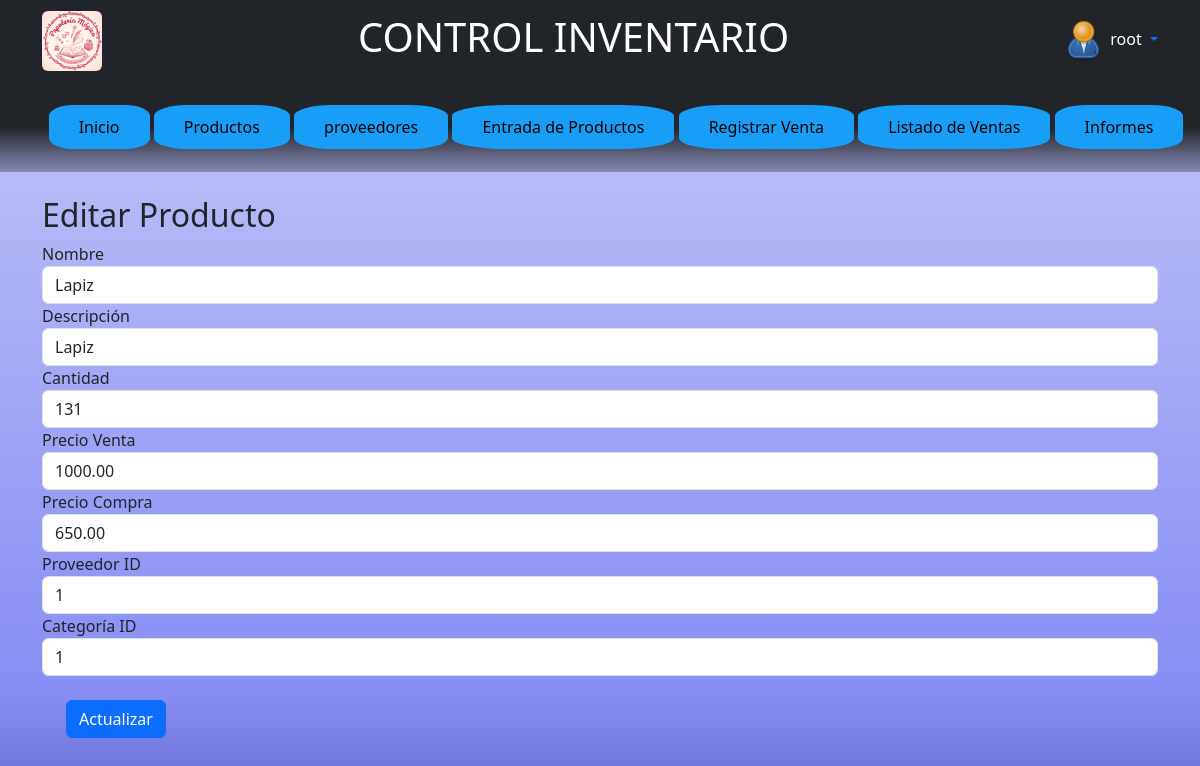
Page /proyectoInventario/edit_producto.php?id=1 (signed in) on the earlier database version.
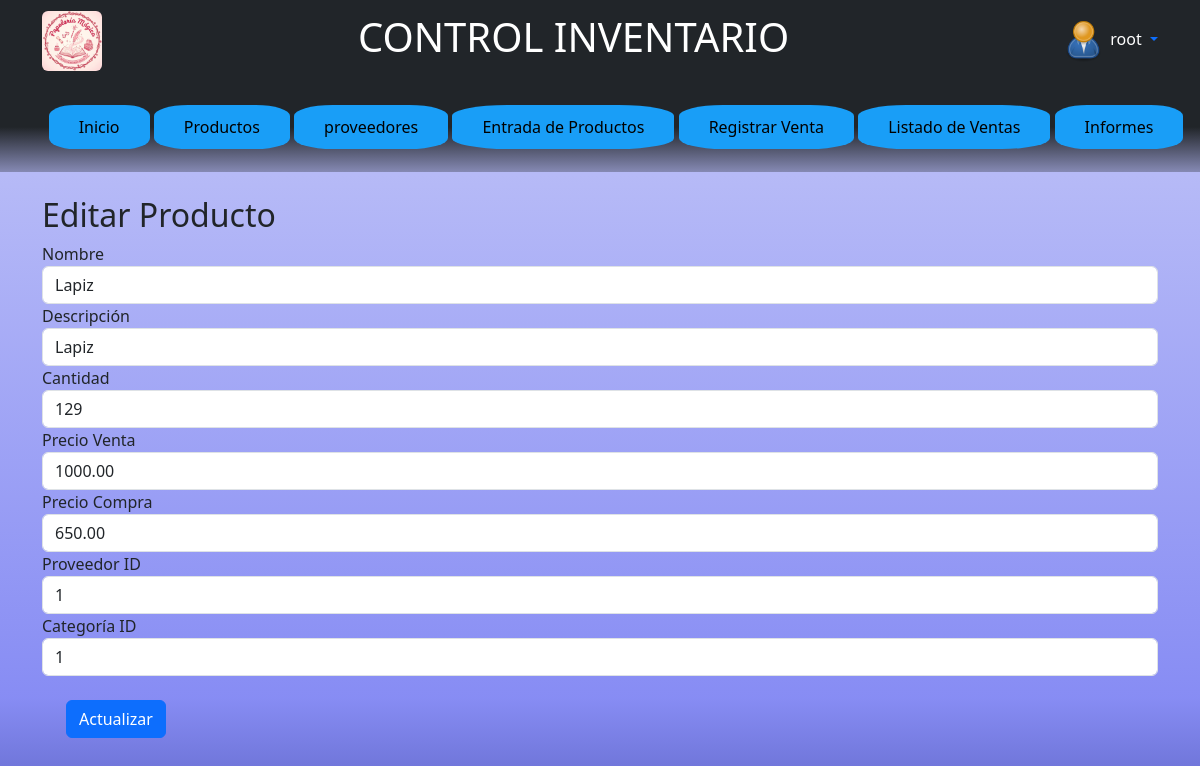
Same page on the later database version.
### tables this page shows
CREATE TABLE `productos` (
  `idProducto` int NOT NULL AUTO_INCREMENT,
  `nombreProducto` varchar(45) NOT NULL,
  `descripcionProducto` varchar(120) NOT NULL,
  `cantidad` int NOT NULL DEFAULT '0',
  `precioVenta` decimal(10,2) NOT NULL DEFAULT '0.00',
  `precioCompra` decimal(10,2) NOT NULL DEFAULT '0.00',
  `proveedorId` int NOT NULL,
  `CategoriaId` int NOT NULL,
  PRIMARY KEY (`idProducto`),
  KEY `proveedorId_idx` (`proveedorId`),
  KEY `categoriaId_idx` (`CategoriaId`),
  CONSTRAINT `categoriaId` FOREIGN KEY (`CategoriaId`) REFERENCES `categorias` (`idCategoria`) ON UPDATE CASCADE,
  CONSTRAINT `proveedor_Id` FOREIGN KEY (`proveedorId`) REFERENCES `proveedores` (`idProveedor`)
);

### proyectoInventario/edit_producto.php (the view, shortened to what this page needs)
<?php
include("db.php");
if (isset($_GET['id'])) {
    $id = $_GET['id'];
    $sql = "SELECT * FROM Productos WHERE idProducto = $id";
    $result = $conn->query($sql);
    $row = $result->fetch_assoc();
}
include("includes/header.php") ?>
<div class="container mt-4">
    <h2>Editar Producto</h2>
    <form action="edit_producto.php?id=<?php echo $id; ?>" method="POST">
        <div class="form-group">
            <label for="nombreProducto">Nombre</label>
            <input type="text" class="form-control" id="nombreProducto" name="nombreProducto" value="<?php echo $row['nombreProducto']; ?>" required>
        </div>
        <div class="form-group">
            <label for="descripcionProducto">Descripción</label>
            <input type="text" class="form-control" id="descripcionProducto" name="descripcionProducto" value="<?php echo $row['descripcionProducto']; ?>" required>
        </div>
        <div class="form-group">
            <label for="cantidad">Cantidad</label>
            <input type="number" class="form-control" id="cantidad" name="cantidad" value="<?php echo $row['cantidad']; ?>" required>
        </div>
        <div class="form-group">
            <label for="precioVenta">Precio Venta</label>
            <input type="text" class="form-control" id="precioVenta" name="precioVenta" value="<?php echo $row['precioVenta']; ?>" required>
        </div>
        <div class="form-group">
            <label for="precioCompra">Precio Compra</label>
            <input type="text" class="form-control" id="precioCompra" name="precioCompra" value="<?php echo $row['precioCompra']; ?>" required>
        </div>
        <div class="form-group">
            <label for="proveedorId">Proveedor ID</label>
            <input type="number" class="form-control" id="proveedorId" name="proveedorId" value="<?php echo $row['proveedorId']; ?>" required>
        </div>
        <div class="form-group">
            <label for="CategoriaId">Categoría ID</label>
            <input type="number" class="form-control" id="CategoriaId" name="CategoriaId" value="<?php echo $row['CategoriaId']; ?>" required>
        </div>
        <button type="submit" class="btn btn-primary mx-4 my-4">Actualizar</button>
    </form>
</div>
</body>
</html>

Differences in the rows shown:
changed productos "Lapiz": cantidad "131" → "129"
